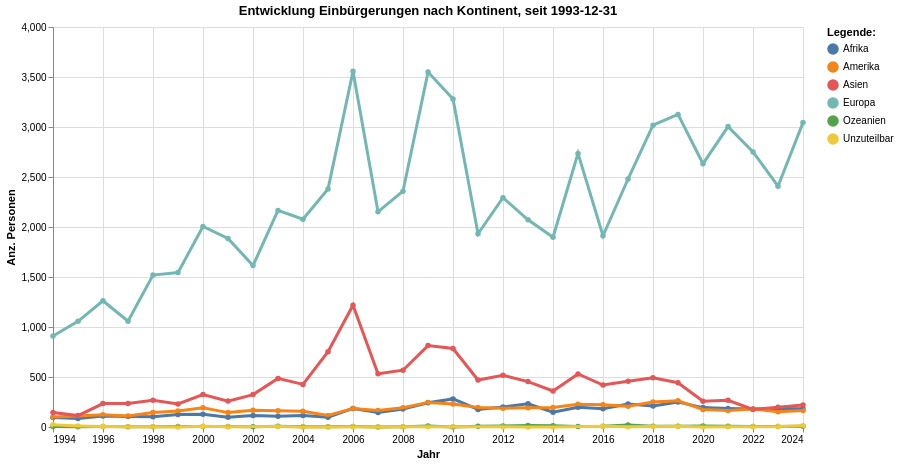

The notebook cell saved with this chart:
### Code cell
grafik1 = mypy_dv.plot_altair_multiline_highlight(
    data = myAgg1.reset_index().sort_values('KontinentBisherSort', ascending=True)
    ,x = 'Jahr:T'
    ,y = 'sum_AnzEinbWir:Q'
    ,x_beschriftung = 'Jahr'
    , y_beschriftung = 'Anz. Personen'
    ,category = "KontinentBisherLang:N"
    ,category_beschriftung= 'Legende:'
    ,warning_status = "ignore" #always or ignore
    ,myTitle="Entwicklung Einbürgerungen nach Kontinent, seit "+data_min_date
)
grafik1

### Figure 1 — Vega-Lite specification as saved in the notebook (floating-point values rounded to 4 significant figures; data arrays with more than 128 entries replaced by an {"elided": "..."} marker saying what was removed)
{"config": {"view": {"continuousWidth": 300, "continuousHeight": 300}}, "layer": [{"mark": {"type": "circle"}, "encoding": {"color": {"field": "KontinentBisherLang", "legend": {"orient": "right", "title": "Legende:"}, "type": "nominal"}, "opacity": {"value": 1.3}, "tooltip": [{"field": "Jahr", "type": "temporal"}, {"field": "KontinentBisherLang", "type": "nominal"}, {"field": "sum_AnzEinbWir", "type": "quantitative"}], "x": {"axis": {"title": "Jahr"}, "field": "Jahr", "type": "temporal"}, "y": {"axis": {"title": "Anz. Personen"}, "field": "sum_AnzEinbWir", "type": "quantitative"}}, "name": "view_1", "title": "Entwicklung Einbürgerungen nach Kontinent, seit 1993-12-31"}, {"mark": {"type": "line"}, "encoding": {"color": {"field": "KontinentBisherLang", "legend": {"orient": "right", "title": "Legende:"}, "type": "nominal"}, "size": {"condition": {"test": {"not": {"param": "param_1"}}, "value": 1.2}, "value": 3}, "tooltip": [{"field": "Jahr", "type": "temporal"}, {"field": "KontinentBisherLang", "type": "nominal"}, {"field": "sum_AnzEinbWir", "type": "quantitative"}], "x": {"axis": {"title": "Jahr"}, "field": "Jahr", "type": "temporal"}, "y": {"axis": {"title": "Anz. Personen"}, "field": "sum_AnzEinbWir", "type": "quantitative"}}, "title": "Entwicklung Einbürgerungen nach Kontinent, seit 1993-12-31"}], "data": {"name": "data-0de97b48c04c586d2803c39a8409f626"}, "height": 400, "params": [{"name": "param_1", "select": {"type": "point", "fields": ["KontinentBisherLang:N"], "nearest": true, "on": "pointerover"}, "views": ["view_1"]}], "width": 750, "$schema": "https://vega.github.io/schema/vega-lite/v5.8.0.json", "datasets": {"data-0de97b48c04c586d2803c39a8409f626": {"elided": "183 records"}}}
